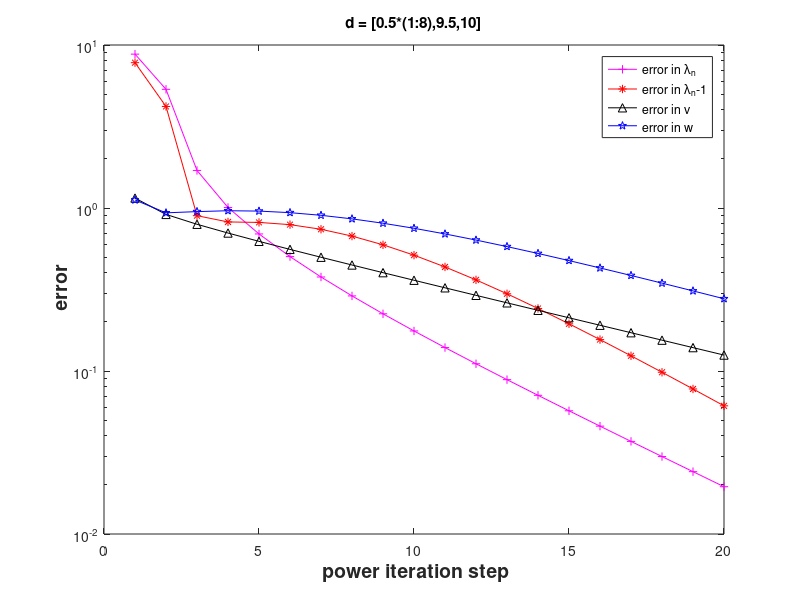
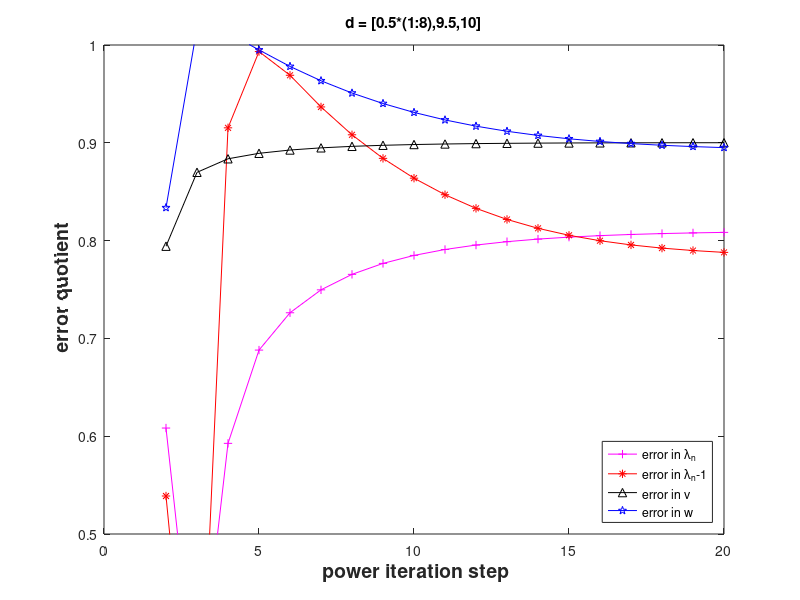

These figures' MATLAB source, in order:
function sppowitdriver(d,maxit)
% monitor power iteration with orthogonal projection for finding
% the two largest (in modulus) eigenvalues and associated eigenvectors
% of a symmetric matrix with prescribed eigenvalues passed in \texttt{d}
if (nargin < 10), maxit = 20; end
if (nargin < 1), d = (1:10)'; end
% Generate matrix
n = length(d);
Z = diag(sqrt(1:n),0) + ones(n,n);
[Q,R] = qr(Z);   % generate orthogonal matrix
A = Q*diag(d,0)*Q'; % ``synthetic'' \Blue{$\VA=\VA^T$} with spectrum \Blue{$\sigma(\VA) =\{d_1,\ldots,d_n\}$}
% Compute ``exact'' eigenvectors and eigenvalues
[V,D] = eig(A); [d,idx] = sort(diag(D)),
v_ex = V(:,idx(n)); w_ex = V(:,idx(n-1)); 
lv_ex = d(n); lw_ex = d(n-1);

v = ones(n,1); w = (-1).^v; % (Arbitrary) initial guess for eigenvectors
v = v/norm(v); w = w/norm(w);
result = [];
for k=1:maxit
  v_new = A*v; w_new = A*w; % ``power iteration'', \emph{cf.} \eqref{eq:dirpotmeth}
  % Rayleigh quotients provide approximate eigenvalues
  lv = dot(v_new,v); lw = dot(w_new,w); 
  % orthogonalization, \emph{cf.} Gram-Schmidt orthogonalization \eqref{GRS}: \Blue{$\Vw\perp \Vv$}
  v = v_new/norm(v_new); w = w_new - dot(v,w_new)*v; w = w/norm(w);
  % Record errors in eigenvalue and eigenvector approximations. Note that the 
  % direction of the eigenvectors is not specified.
  result = [result; k, abs(lv-lv_ex), abs(lw-lw_ex), ...
            min(norm(v-v_ex),norm(v+v_ex)), min(norm(w-w_ex),norm(w+w_ex))];
end

figure('name','sspowit');
semilogy(result(:,1),result(:,2),'m-+',...
     result(:,1),result(:,3),'r-*',...
     result(:,1),result(:,4),'k-^',...
     result(:,1),result(:,5),'b-p');
title('d = [0.5*(1:8),9.5,10]');
xlabel('{\bf power iteration step}','fontsize',14);
ylabel('{\bf error}','fontsize',14);
legend('error in \lambda_n','error in \lambda_n-1','error in v','error in w','location','northeast');
print -depsc2 '../PICTURES/sspowitcvg1.eps';

rates = result(2:end,2:end)./result(1:end-1,2:end);
figure('name','rates');
plot(result(2:end,1),rates(:,1),'m-+',...
     result(2:end,1),rates(:,2),'r-*',...
     result(2:end,1),rates(:,3),'k-^',...
     result(2:end,1),rates(:,4),'b-p');
axis([0 maxit 0.5 1]);
title('d = [0.5*(1:8),9.5,10]');
xlabel('{\bf power iteration step}','fontsize',14);
ylabel('{\bf error quotient}','fontsize',14);
legend('error in \lambda_n','error in \lambda_n-1','error in v','error in w','location','southeast');
print -depsc2 '../PICTURES/sspowitcvgrates1.eps';


     
